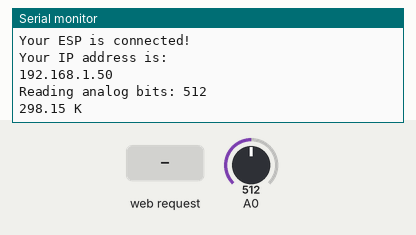
This sketch was run on a simulated ESP8266 (NodeMCU). Shown: the last lines printed to the serial monitor. Inputs (shaded band) come from the test bench; at power-on: A0 = 512. WiFi joins after 1.5 s; servers stay silent unless stated.

Above: at 2.9 s.
3.0 s: HTTP request GET /temp received
At 4.2 s:
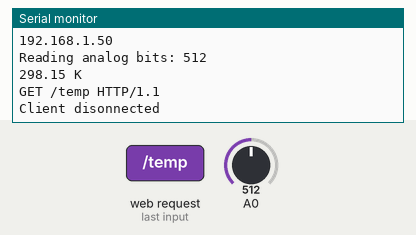
5.2 s: A0 set to 716
At 6.5 s:
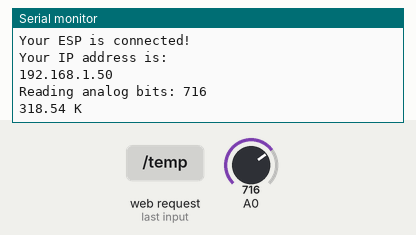
6.7 s: A0 set to 900
At 7.5 s:
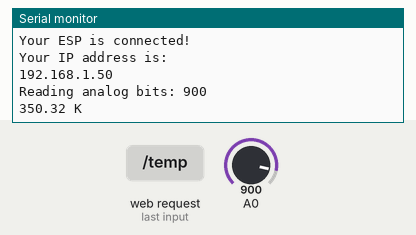
Timing chart, 0 to 9.7 s (numbered marks = the images above; inputs shaded):
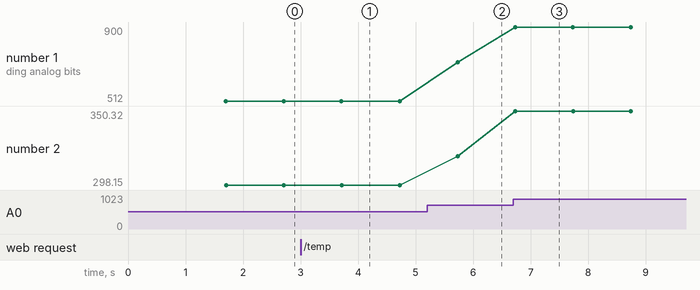

Measured:
- after the input at 3.0 s, the serial monitor: prints a new line after 0.71 s (image 1)
- after the input at 5.2 s, the serial monitor: prints a new line after 0.53 s (image 2)
- after the input at 6.7 s, the serial monitor: prints a new line at once (image 3)
- plotted number 1: 512 → 716 after the input at 5.2 s, 716 → 900 after the input at 6.7 s
- plotted number 2: 298.15 → 318.54 after the input at 5.2 s, 318.54 → 350.32 after the input at 6.7 s

The sketch:

therm_wifi.ino
```cpp
#include <ESP8266WiFi.h>
#include <stdlib.h>
#include "pins_arduino.h"

const char* ssid     = "moo";
const char* password = "HCMOO_7120";

IPAddress ip(10,0,0,210);
IPAddress gateway(10,0,0,1);
IPAddress subnet(255,255,255,0);

int wifiStatus;
WiFiServer server(11000);

void setup() {

        Serial.begin(115200);
        delay(200);

        // We start by connecting to a WiFi network

        Serial.println();
        Serial.println();
        Serial.print("Your are connecting to: ");
        Serial.println(ssid);
        Serial.print("With ip: ");
        Serial.println(ip);

//        WiFi.mode(WIFI_STA);
        WiFi.begin(ssid, password);
//        WiFi.config(ip, gateway, subnet);

        while (WiFi.status() != WL_CONNECTED) {
            delay(500);
            Serial.print(".");
        }
        server.begin();

    }

void loop() {
    wifiStatus = WiFi.status();

    if(wifiStatus == WL_CONNECTED){
        Serial.println("");
        Serial.println("Your ESP is connected!");
        Serial.println("Your IP address is: ");
        Serial.println(WiFi.localIP());

        Serial.print("Reading analog bits: ");
        Serial.println(analogRead(A0));
        Serial.print(getTemp(A0));
        Serial.println(" K");
        // Check if a client has connected
        WiFiClient client = server.available();
        if (!client) {
            delay(1000);
            return;
        }

        // Read the first line of the request
        String req = client.readStringUntil('\r');
        Serial.println(req);
        client.flush();

        // Match the request
        int val = -1; // We'll use 'val' to keep track of both the
                // request type (read/set) and value if set.
        if (req.indexOf("/temp") != -1)
            val = 1; // Will display temperature

        client.flush();

        // Prepare the response. Start with the common header:
        String s = "HTTP/1.1 200 OK\r\n";
        s += "Content-Type: text/html\r\n\r\n";
        s += "<!DOCTYPE HTML>\r\n<html>\r\n";
        // If we're setting the LED, print out a message saying we did
        char tstr[7] = "";
        if (val >= 0) {
            double tempK = getTemp(A0);
            double tempC = tempK - 273.15;            // Convert Kelvin to Celcius
            double tempF = (tempC * 9.0)/ 5.0 + 32.0; // Convert Celcius to Fahrenheit
            s += dtostrf(tempK, 6, 2, tstr);
            s += " deg K<br>";
            s += dtostrf(tempC, 6, 2, tstr);
            s += " deg C<br>";
            s += dtostrf(tempF, 6, 2, tstr);
            s += " deg F<br>";

        }
        else {
            s += "Invalid Request.<br> Try /temp";
        }
        s += "</html>\n";

        // Send the response to the client
        client.print(s);
        delay(10);
        Serial.println("Client disonnected");
        // The client will actually be disconnected
        // when the function returns and 'client' object is detroyed
    }
    else {
        Serial.println("");
        Serial.println("WiFi not connected");
    }
    delay(1000); // check for connection every once a second
}

double getTemp(int pin) {
    int tempReading = analogRead(pin);
    // This is OK
    double tempK = log(10000.0 * ((1024.0 / tempReading - 1)));
    tempK = 1 / (0.001129148 + (0.000234125 + (0.0000000876741 * tempK * tempK )) * tempK );       //  Temp Kelvin
    //double tempC = tempK - 273.15;            // Convert Kelvin to Celcius
    //double tempF = (tempC * 9.0)/ 5.0 + 32.0; // Convert Celcius to Fahrenheit
    return tempK;
}
```
